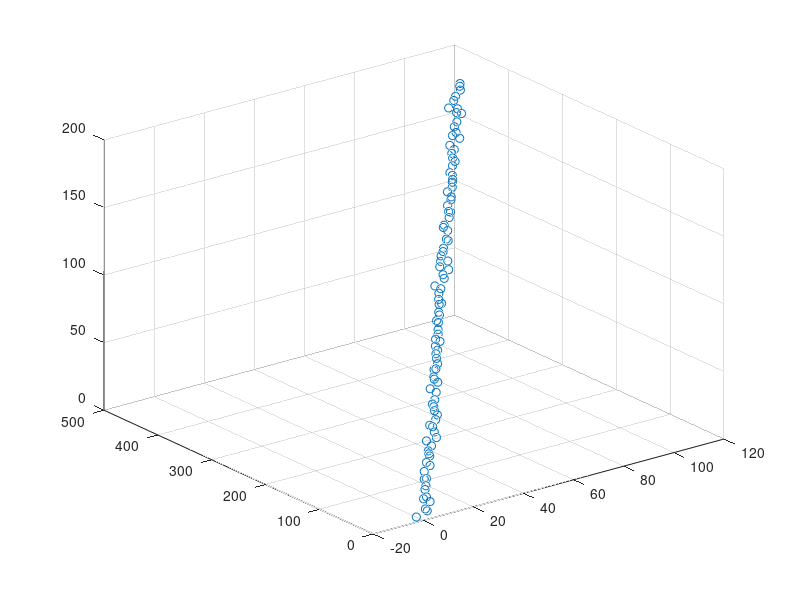

Write the MATLAB code that produced this figure.
clc
clear all
close all
warning off all

inicial = [1; 2; 3; 4; 5];
x = zeros(5,100);
for i = 1:100
    x(:,i) = i*inicial+(randn(5,1));
end

scatter3(x(1,:),x(4,:),x(2,:)'.')

y = x(5,:)';
x = x(1:4,:);
xT = x';
Q = x*xT;
b=-2*x*y;
w0 = randn(4,1);
alfa = 0.001;
ep = 1;

%epsilon = 0.0000001;
while ep > 1e-6
    G = 2*Q*w0+b;
    wn = w0-alfa*G
    ep = sqrt((wn-w0)'*(wn-w0));
    w0 = wn;
end
